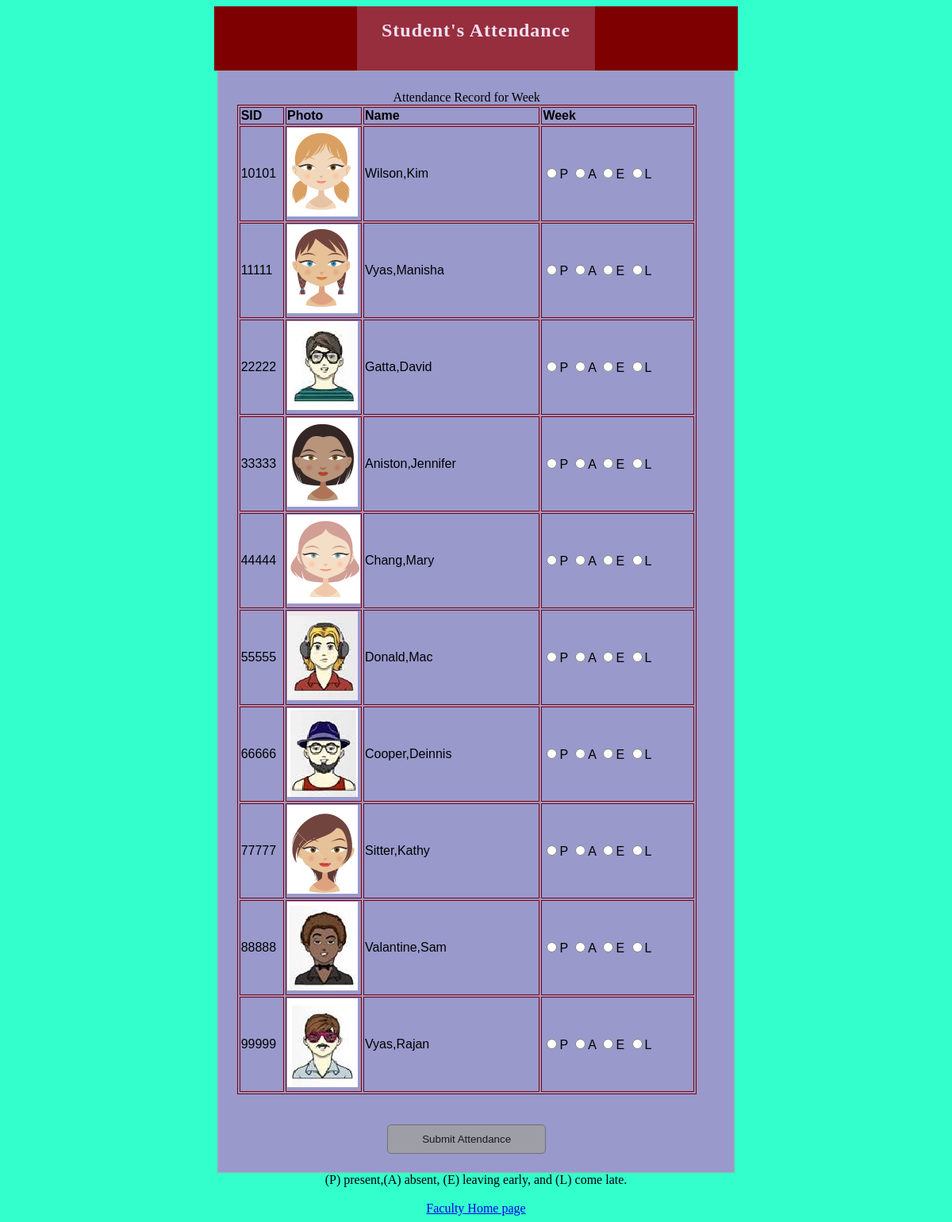
Screenshot of /OSCSite/Faculty/view/attendance_page.php with the database file from the repository.
### tables this page shows
CREATE TABLE IF NOT EXISTS `attendance` (
  `sid` int(11) NOT NULL,
  `week1` tinyint(1) DEFAULT NULL,
  `week2` tinyint(1) DEFAULT NULL,
  `week3` tinyint(1) DEFAULT NULL,
  `week4` tinyint(1) DEFAULT NULL,
  `week5` tinyint(1) DEFAULT NULL,
  `week6` tinyint(1) DEFAULT NULL,
  `week7` tinyint(1) DEFAULT NULL,
  `week8` tinyint(1) DEFAULT NULL,
  `week9` tinyint(1) DEFAULT NULL,
  `week10` tinyint(1) DEFAULT NULL,
  `week11` tinyint(1) DEFAULT NULL,
  `week12` tinyint(1) DEFAULT NULL,
  `week13` tinyint(1) DEFAULT NULL,
  `week14` tinyint(1) DEFAULT NULL,
  `week15` tinyint(1) DEFAULT NULL,
  UNIQUE KEY `sid` (`sid`),
  UNIQUE KEY `sid_2` (`sid`),
  UNIQUE KEY `sid_3` (`sid`)
);

CREATE TABLE IF NOT EXISTS `student` (
  `sid` int(5) NOT NULL,
  `photo` varchar(50) DEFAULT NULL,
  `lname` varchar(20) NOT NULL,
  `fname` varchar(20) NOT NULL,
  PRIMARY KEY (`sid`)
);

### OSCSite/Faculty/model/attendance_repository.php (called while the page is built, shortened)
<?php
class AttendanceRepository
{
    public static function getAttendance()
    {
        $db = DBConnect::getDB();
        $query = "SELECT `student`.`photo` ,`student`.`lname` , `student`.`fname` , `attendance` . *
                    FROM `student`
                    LEFT JOIN `attendance` ON `student`.`sid` = `attendance`.`sid` ;";
        $result = $db->query($query);
        $attendances = array();
        foreach ($result as $row)
        {
            $attendance = new Attendance($row['sid'],$row['photo'],$row['lname'],$row['fname'],array($row['week1'],$row['week2'],$row['week3'],$row['week4'],$row['week5'],$row['week6'],$row['week7'],$row['week8'],$row['week9'],$row['week10'],$row['week11'],$row['week12'],$row['week13'],$row['week14'],$row['week15']));
            $attendances[] = $attendance;
        }
        return $attendances;
    }
}
  ?>

### OSCSite/Faculty/model/attendance.php (called while the page is built, shortened)
<?php
class Attendance
{
    private $sid,$photo,$lname,$fname,$week=array();
    public function __construct($sid,$photo,$lname,$fname, $week=array())
    {
        $this->sid = $sid;
        $this->photo = $photo;
        $this->lname = $lname;
        $this->fname = $fname;
    }
    public function getSID()
    {
        return $this->sid;
    }
    public function getPhoto()
    {
        return $this->photo;
    }
    public function getLname()
    {
        return $this->lname;
    }
    public function getFname()
    {
        return $this->fname;
    }
}
?>

### OSCSite/Faculty/view/attendance_page.php (the view, shortened to what this page needs)
<!DOCTYPE html>
 <?php
require('../model/attendance.php');
require('../model/attendance_repository.php');
   $attendances= AttendanceRepository::getAttendance();
    if(isset($_POST['sweek'])){$weekSelected=$_POST['sweek'];}
    else{ $weekSelected=$_POST['weekSel'];}
?>
<html>
    <head>
        <link href="../../style.css" rel="stylesheet" type="text/css" >
    </head>
    <body>
        <header>
            <svg class="absolute-center" width='300' height='81'>
                <rect width='300' height='81'/>
            </svg>
            <h2>Student's Attendance</h2>
        </header>
        <form method="post" action="attendance_page.php">
            <p>Attendance Record for Week <?php echo $weekSelected?></p>
            <table >
                <thead>
                    <tr>
                        <th width="10%">SID</th>
                        <th width="15%">Photo</th>
                        <th width="40%">Name</th>
                        <th width="35%">Week <?php echo $weekSelected;?></th>
                    </tr>
                </thead>
                <tbody>
                <?php
                    $x=0;
                    $attendances= AttendanceRepository::getAttendance();
                    foreach ($attendances as $attendance) :
                ?>
                    <tr>
                        <td><?php echo $attendance->getSID(); ?></td>
                        <td><input type ="image" src = '<?php echo $attendance->getPhoto() ?>'/></td>
                        <td><?php echo $attendance->getLname().','.$attendance->getFname(); ?></td>
                        <td>
                            <?php $att = $attendance->getWeek($weekSelected);?>
                            <input type="radio" name="<?php echo 'att'.$x ;?>"
                            <?php
                            if (!is_null($att) && $att=="P"){ echo "checked";}?>
                            accept=""value='0'>P
                            <input type="radio" name="<?php echo 'att'.$x ;?>"
                            <?php
                            if (!is_null($att) && $att=="A"){ echo "checked";}?>
                            accept=""value='1'>A
                            <input type="radio" name="<?php echo 'att'.$x ;?>"
                            <?php
                            if (!is_null($att) && $att=="E"){ echo "checked";}?>
                            accept=""value='2'>E
                            <input type="radio" name="<?php echo 'att'.$x ;?>"
                            <?php
                            if (!is_null($att) &&$att=="L"){ echo "checked";}?>
                            accept=""value='3'>L
                        </td>
                    </tr>
                     <?php $x++;endforeach; ?>
                    </tbody>
            </table>
            <input type='submit' value='Submit Attendance' id="submit"/>
        </form>
        <p>(P) present,(A) absent, (E) leaving early, and (L) come late.</p>
        <br/>
        <p><a href= '../view/faculty_home_page.php' >Faculty Home page</a></p>
    </body>
</html>

### OSCSite/style.css (style rules this page uses)
svg { position:absolute; }
.absolute-center { overflow: auto; margin: 0 auto; position: absolute; left: 0; right: 0; }
form,.bluesquare { background: #9999CC; width: 579px; margin: auto; border: 1px solid darkgray; padding: 2% 4% 2% 2%; }
table { font-family: Verdana, Arial, Helvetica, sans-serif; width: 100%; border: 1px solid #7f0000; //border-collapse: separate; }
th,td { text-align:left; border: 1px solid #7f0000; border-collapse:collapse }
p { text-align: center; width: 520px; margin: 0 auto; }
#submit { text-align: center; margin-top: 20px; width: 200px; padding: 10px; background: #a0a0a0; border: 1px solid dimgrey; border-radius: 5px; -moz-border-radius:5px; -webkit-border-radius: 5px; opacity: 0.85; }
body { background: #33FFCC; text-align: center; }
h2 { width:600px; height:64px; text-align: center; background:#7f0000; color:#fff; font-family:bebas; padding:17px 30px 0px 30px; letter-spacing:1px; font-size:1.5em; margin:0 auto; }

### rows the page displays
attendance: sid "10101", sid.lname "Wilson", sid.fname "Kim"
attendance: sid "11111", sid.lname "Vyas", sid.fname "Manisha"
attendance: sid "22222", sid.lname "Gatta", sid.fname "David"
attendance: sid "33333", sid.lname "Aniston", sid.fname "Jennifer"
attendance: sid "44444", sid.lname "Chang", sid.fname "Mary"
attendance: sid "55555", sid.lname "Donald", sid.fname "Mac"
attendance: sid "66666", sid.lname "Cooper", sid.fname "Deinnis"
attendance: sid "77777", sid.lname "Sitter", sid.fname "Kathy"
attendance: sid "88888", sid.lname "Valantine", sid.fname "Sam"
attendance: sid "99999", sid.lname "Vyas", sid.fname "Rajan"
